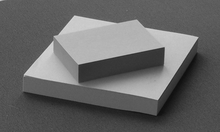
%> input picture uebung_2/postit2g.png, 220 x 132 px, shrunk from 640 x 383 before the run
$ octave aufgabe_3_hough_transformation.m   (GNU Octave 9; MATLAB toolbox functions it lacks are replaced by stand-ins)
%> lines starting %> are read from the running program, lines starting %| are printed output that depends on the picture; in (x1, y1, x2, y2) boxes, pixels count from 0 and x2, y2 are one past the last pixel; in counts of white or black regions, pixels touching at a corner belong together; the program's own positions count from 1
### uebung_2/robust_hough.m
function [ hs ] = robust_hough( I )
%ROBUST_HOUGH calculates the Hough transform of an edge image
%   hs = ROBUST_HOUGH (I)
%   where I contains the edge image
%   and hs is a structure that contains the hough accumulator array
%   and the peaks in the accumulator array
ephi = 5;
eoff = 6;
threshold = 20;
[rows cols] = size(I);
acols = 180+2*ephi;
arows = ceil(sqrt(rows*rows+cols*cols))+eoff;
hs.accumulator = zeros (arows, acols);
hs.u0 = cols/2;
hs.v0 = rows/2;
hs.offset = floor(arows/2);
for v=1:rows
    for u=1:cols
        if (I(v,u))
            x = u-hs.u0;
            y = v-hs.v0;
            c1 = floor(x+0.5);
            for phi=1:acols
                c2 = floor(x*cos(phi*pi/180)+y*sin(phi*pi/180)+0.5);
                hs.accumulator (c2+hs.offset, phi) = hs.accumulator (c2+hs.offset, phi)+1;
                if (abs(c2-c1)>1)
                    c12 = floor((c1+c2)/2);
                    if (c2>c1)
                        increment = 1;
                    else
                        increment = -1;
                    end
                    if (phi>1)
                        for c=c1+increment:increment:c12
                            hs.accumulator (c+hs.offset, phi-1) = hs.accumulator (c+hs.offset, phi-1)+1;
                        end
                    end
                    for c=c12+increment:increment:c2-increment
                        hs.accumulator (c+hs.offset, phi) = hs.accumulator (c+hs.offset, phi)+1;
                    end
                end
                c1 = c2;
            end
        end
    end
end
hs.accumulator_peaks = zeros (size(hs.accumulator));
hs.peaks = [];
for v=eoff+1:arows-eoff
    for u=ephi+1:acols-ephi
        w = hs.accumulator (v,u);
        if (w>=threshold)
            if (sum(sum(w<hs.accumulator(v-eoff:v+eoff,u-ephi:u+ephi)))==0)
                hs.accumulator_peaks (v,u) = w;
                hs.peaks = [ hs.peaks; v u w ];
            end
        end
    end
end
hs.peaks = sortrows (hs.peaks, -3);

end

### uebung_2/robust_hough_lines.m
function [ lines ] = robust_hough_lines( hs, n, E )
%ROBUST_HOUGH_LINES extracts line segments from an edge image and a hough
%accumulator array created with robust_hough
%   lines = ROBUST_HOUGH_LINES (hs, n, I)
%   where hs is the hough structure generated by robust_hough,
%   n is the number of lines that should be extracted,
%   I is the edge image,
%   and lines is a struct the contains the most dominant line segments
[rows cols] = size(E);
s = 3;
js = 3;
for k=1:n
    phi = hs.peaks (k,2)*pi/180;
    nx = cos(phi);
    ny = sin(phi);
    off = hs.peaks (k,1)-hs.offset;
    alpha = off/(nx*nx+ny*ny);
    rx = alpha*nx;
    ry = alpha*ny;
    taus = [];
    for v=1:rows
        for u=1:cols
            if (E(v,u))
                d = abs(nx*(u-hs.u0-rx)+ny*(v-hs.v0-ry));
                if (d<=s)
                    t = ny*(u-hs.u0-rx)-nx*(v-hs.v0-ry);
                    taus = [ taus t ];
                end
            end
        end
    end
    taus = sort (taus);
    taus = [ taus taus(length(taus))+2*js ];
    curjunk_i = 1;
    lines(k).point1 = [];
    lines(k).point2 = [];
    lines(k).length = [];
    for i=2:length(taus)
        if (taus(i)-taus(i-1)>js)
            curjunk_len = i-curjunk_i;
            if (curjunk_len>=20)
                lines(k).point1 = [ lines(k).point1; rx+taus(curjunk_i)*ny+hs.u0 ry-taus(curjunk_i)*nx+hs.v0 ];
                lines(k).point2 = [ lines(k).point2; rx+taus(curjunk_i+curjunk_len-1)*ny+hs.u0 ry-taus(curjunk_i+curjunk_len-1)*nx+hs.v0 ];
                lines(k).length = [ lines(k).length curjunk_len ];
            end
            curjunk_i = i;
        end
    end
end
end

### uebung_2/robust_hough_plot_lines.m
function [ ] = robust_hough_plot_lines( I, lines )
%ROBUST_HOUGH_PLOT_LINES plots hough lines into an image
%   ROBUST_HOUGH_PLOT_LINES (I, lines)
%   where I is the original image
%   and lines is the struct generated by robust_hough_lines that contains
%   the most dominant line segments.
colors = [ 4 0 0; 0 4 0; 0 0 4; 0 4 4; 4 0 4; 4 4 0; 0 2 2; 2 0 2; 2 2 0; 0 2 4; 4 2 0; 2 0 4; 0 4 2; 2 4 0; 4 0 2]/4;

hold off
imagesc(I);
colormap(gray(256));
hold on
for k=1:length(lines)
    [n1 n2] = size(lines(k).point1);
    for j=1:n1
        plot ([lines(k).point1(j,1) lines(k).point2(j,1)], [lines(k).point1(j,2) lines(k).point2(j,2)], '-', 'LineWidth', 4, 'Color', colors(mod(k,length(colors))+1,:));
end

end

### uebung_2/aufgabe_3_hough_transformation.m
close all
clear
clc


%% Aufgabe 3: Hough-Transformation

img = imread('postit2g.png');
%> img is the input picture: size 132x220 uint8; min 14, max 214, mean 101.9
img = im2double(img);           % Wir wollen mit Werten zwischen 0 und 1 arbeiten
%> img: size 132x220 double

% Wende Kantendetektor an, um ein Binaerbild aus Kanten und nicht-Kanten zu
% erhalten - Parameter aus Musterloesung
img_edge = edge(img, 'canny', [0.11 0.15], 2);  % Canny-Kantendetektor
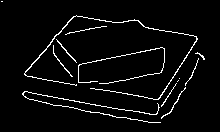
%> img_edge: size 132x220 logical; 4.3% white in thin lines or dots, all inside (x1, y1, x2, y2) = (1, 1, 205, 123)
% img_edge = edge(img, 'log', 0.0008, 3);       % LoG-Kantendetektor

% Abfrage der Parameter fuer die Hough-Transformation:
num_lines = input('Wie viele Linien sollen dedektiert werden? (0...N Linien moeglich): ');
%> the answer given: 3

% Wende die gegebene Hough-Transformation an:
hough_result_struct = robust_hough(img_edge);
%> after the loop in robust_hough, `for v=1:rows`: c1 = -60; c12 = -42; c2 = -60; hs = {u0 110, v0 66, offset 131}; increment = -1; x = 51; y = 57
%> in robust_hough, `hs.accumulator_peaks = zeros (size(hs.accumulator));`: hs.accumulator_peaks: size 263x190 double; every value is 0
%> after the loop in robust_hough, `for v=eoff+1:arows-eoff`: hs.peaks = 29 rows, first 12: [72 41 70; 76 179 24; 76 181 24; 79 118 24; 88 99 69; 91 78 46; 115 94 21; 121 66 20; 124 78 79; 130 101 21; 142 119 21; 148 79 61]
%> in robust_hough, `hs.peaks = sortrows (hs.peaks, -3);`: hs.peaks = 29 rows, first 12: [156 100 110; 172 100 107; 124 78 79; 72 41 70; 180 101 70; 88 99 69; 148 79 61; 191 32 59; 191 33 59; 91 78 46; 207 29 45; 154 139 40]
%> hough_result_struct = {u0 110, v0 66, offset 131}
lines_struct = robust_hough_lines(hough_result_struct, num_lines, img_edge);
%> the loop in robust_hough_lines, `for k=1:n` made 3 passes
%> (phi, nx, ny, off, alpha, rx, ry) on passes 1 to 3: (1.75, -0.174, 0.985, 25, 25, -4.34, 24.62), (1.75, -0.174, 0.985, 41, 41, -7.12, 40.38), (1.36, 0.208, 0.978, -7, -7, -1.46, -6.85)
%> after the loop in robust_hough_lines, `for k=1:n`: curjunk_len = 10; d = 73.36; lines = 3 items; t = -76.83
%> lines_struct = 3 items
robust_hough_plot_lines(img_edge, lines_struct);        % Keine Rueckgabeparameter
%> the loop in robust_hough_plot_lines, `for k=1:length(lines)` made 3 passes
%> n1 on passes 1 to 3: 2, 1, 1
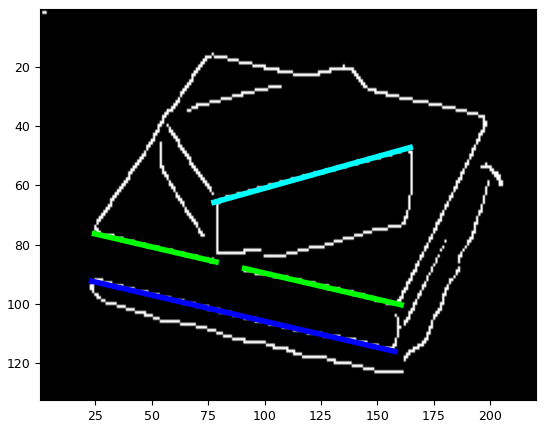
%> figure redrawn from the program's plot data

% Visualisiere den Hough-Raum:
figure('Name', 'Hough-Raum');
imagesc(hough_result_struct.accumulator);
colormap hot;
hold on;
peaks = hough_result_struct.peaks(1:num_lines,:);
%> peaks = [156 100 110; 172 100 107; 124 78 79]
plot(peaks(:,2),peaks(:,1),'wo');
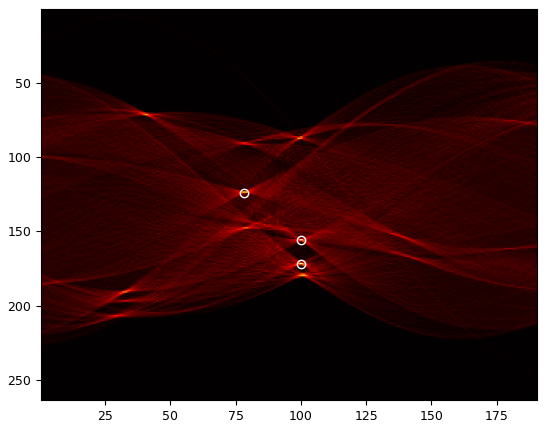
%> figure redrawn from the program's plot data
